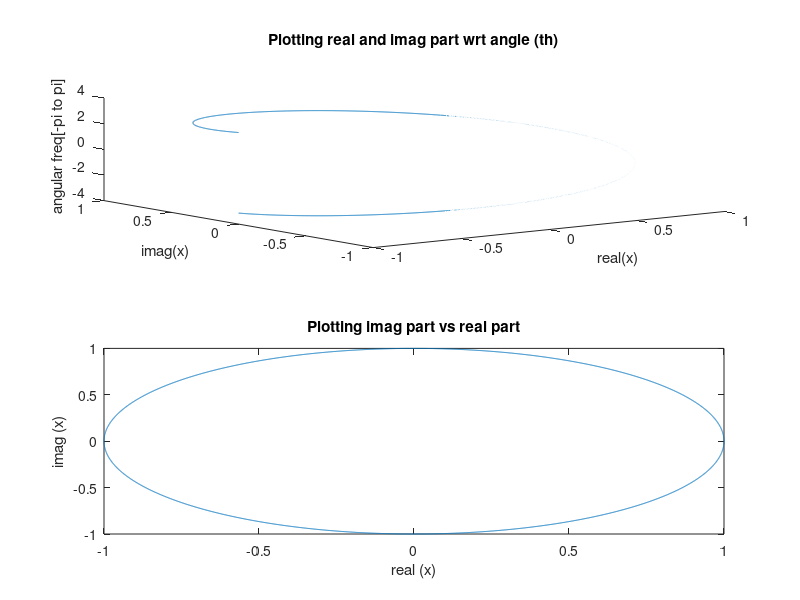

Write the MATLAB code that produced this figure.
clear all;
close all;
clc;
th=-pi:0.001:pi;
x=exp(j.*th);
a=real(x);
b=imag(x);
subplot(2,1,1);
plot3(a,b,th);
ylabel('imag(x)');
xlabel('real(x)');
zlabel('angular freq[-pi to pi]');
title('Plotting real and imag part wrt angle (th)');
subplot(2,1,2);
plot(a,b);
xlabel('real (x)');
ylabel('imag (x)');
title('Plotting imag part vs real part');